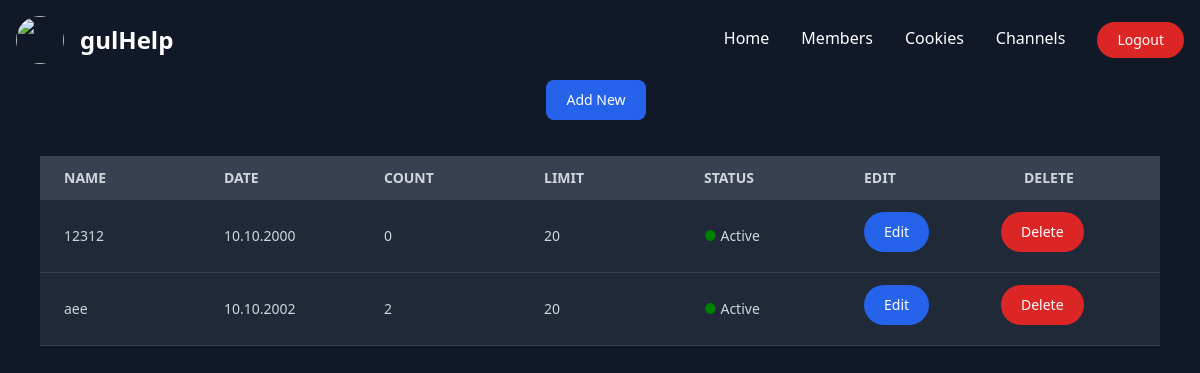
Before: /cookies/ (signed in) with the older database file.
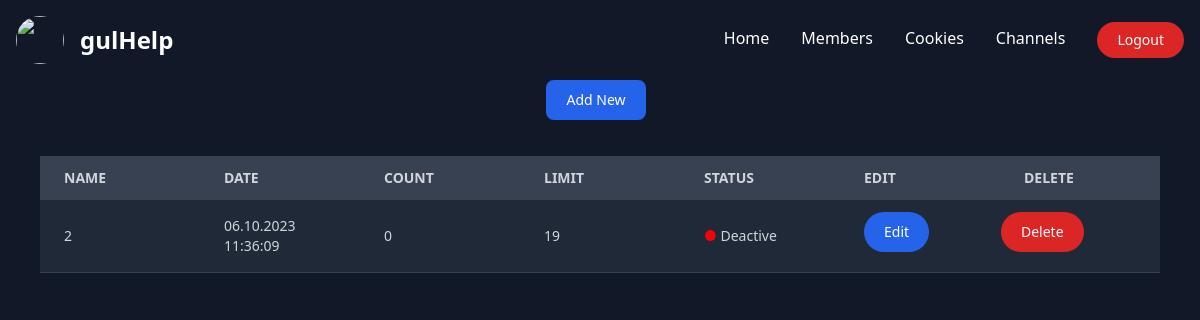
After: the same page with the newer database file.
### dashboard/models.py (models this page shows)
class Cookie(models.Model):
    cookie_name = models.CharField(max_length=255)
    cookie_text = models.TextField()
    cookie_date = models.CharField(max_length=255)
    cookie_count = models.IntegerField(default=0)
    cookie_limit = models.IntegerField(default=20)
    cookie_status = models.BooleanField(default=True)
    cookie_is_current = models.BooleanField(default=False)

### dashboard/views.py (the view)
# urls.py: path("cookies/", login_required(views.cookies), name="cookies"),
def cookies(request):
    context = {
        'cookies' : Cookie.objects.all()
    }
    return render(request, "cookies.html", context)

### dashboard/templates/cookies.html (shortened to what this page needs)
{% extends "master.html" %} {% block content %}
<div class="justify-center flex">
    <button
        id="cookie-add-btn"
        type="button"
        class="text-white focus:ring-4 font-medium rounded-lg text-sm px-5 py-2.5 mr-2 mb-2 bg-blue-600 hover:bg-blue-700 focus:outline-none focus:ring-blue-800"
    >
        Add New
    </button>
</div>
<div id="main-cookies-table" class="relative overflow-x-auto px-10 py-7">
    <table class="w-full text-sm text-left text-gray-500 table-fixed">
        <thead class="text-md text-gray-300 uppercase bg-gray-700">
            <tr>
                <th scope="col" class="px-6 py-3">name</th>
                <th scope="col" class="px-6 py-3">date</th>
                <th scope="col" class="px-6 py-3">count</th>
                <th scope="col" class="px-6 py-3">limit</th>
                <th scope="col" class="px-6 py-3">status</th>
                <th scope="col" class="px-6 py-3">edit</th>
                <th scope="col" class="px-6 py-3">delete</th>
            </tr>
        </thead>
        <tbody id="main-tbody">
            {% for cookie in cookies %}
            <tr
                id="cookie-{{ cookie.pk }}"
                class="border-b bg-gray-800 border-gray-700 hover:bg-gray-600 text-gray-300"
            >
                <td class="px-6 py-4">{{ cookie.cookie_name }}</td>
                <td class="px-6 py-4">{{ cookie.cookie_date }}</td>
                <td class="px-6 py-4">{{ cookie.cookie_count }}</td>
                <td class="px-6 py-4">{{ cookie.cookie_limit }}</td>
                <td class="px-6 py-4">
                    {% if cookie.cookie_status %}
                    <span style="color: green">●</span> Active {% else %}
                    <span style="color: red">●</span> Deactive {% endif %}
                </td>
                <td scope="col" class="px-6 py-3">
                    <button
                        data-cookie-pk="{{ cookie.pk }}"
                        data-cookie-name="{{ cookie.cookie_name }}"
                        data-cookie-limit="{{ cookie.cookie_limit }}"
                        type="button"
                        class="edit-btn text-white focus:outline-none focus:ring-4 font-medium rounded-full text-sm px-5 py-2.5 text-center mr-2 mb-2 bg-blue-600 hover:bg-blue-700 focus:ring-blue-800"
                    >
                        Edit
                    </button>
                </td>
                <td>
                    <button
                        data-cookie-pk="{{ cookie.pk }}"
                        data-cookie-name="{{ cookie.cookie_name }}"
                        data-cookie-limit="{{ cookie.cookie_limit }}"
                        type="button"
                        class="delete-btn text-white focus:outline-none focus:ring-4 font-medium rounded-full text-sm px-5 py-2.5 text-center mr-2 mb-2 bg-red-600 hover:bg-red-700 focus:ring-red-800"
                    >
                        Delete
                    </button>
                </td>
            </tr>
            {% endfor %}
        </tbody>
    </table>
</div>
{% endblock %}

Changed rows visible on the page:
removed Cookie: cookie_name "12312", cookie_date "10.10.2000", cookie_count "0", cookie_limit "20", cookie_status "Active"
removed Cookie: cookie_name "aee", cookie_date "10.10.2002", cookie_count "2", cookie_limit "20", cookie_status "Active"
added Cookie: cookie_name "2", cookie_date "06.10.2023 11:36:09", cookie_count "0", cookie_limit "19", cookie_status "Deactive"
